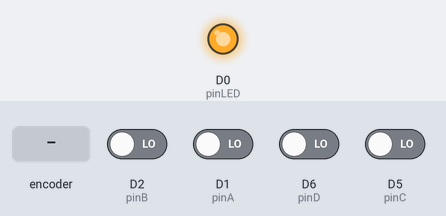
Recording of a sketch running on a simulated ESP8266 (NodeMCU). On the bench: output pins drawn as LEDs (lit = HIGH). Dashed ring = blinking. The test bench sets the inputs (shaded band); at power-on: D1 (pinA), D2 (pinB), D5 (pinC), D6 (pinD) LOW.

Above: at 1.2 s.
1.3 s: rotary encoder on D1 (pinA) / D2 (pinB) turned 3 steps (first pin leading)
At 1.53 s:
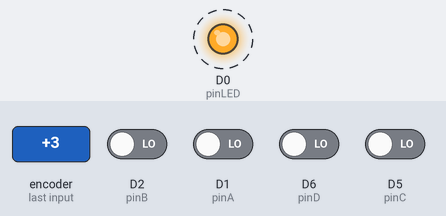
At 3.0 s:
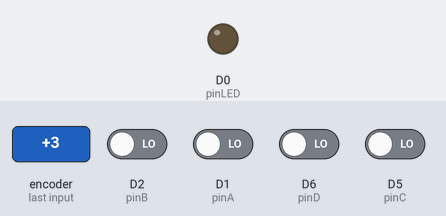
Timing chart, 0 to 4.5 s (numbered marks = the images above; inputs shaded):
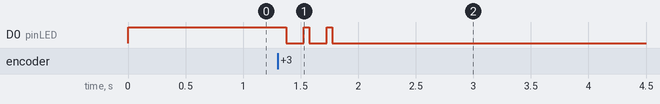

The sketch:

combinationalLogic.ino
```cpp
// Definición de pines de entrada
const int pinA = D1;    //D1
const int pinB = D2;    //D2
const int pinC = D5;    //D5
const int pinD = D6;    //D6

// Definición de pin de salida para el LED
const int pinLED = D0;  //D0

void setup() {
  // Configuración de pines de entrada
  pinMode(pinA, INPUT);
  pinMode(pinB, INPUT);
  pinMode(pinC, INPUT);
  pinMode(pinD, INPUT);

  // Configuración de pin de salida para el LED
  pinMode(pinLED, OUTPUT);
}

void loop() {
  // Lectura de entradas
  int A = digitalRead(pinA);
  int B = digitalRead(pinB);
  int C = digitalRead(pinC);
  int D = digitalRead(pinD);

  // Evaluación de la expresión booleana
  int resultado = evaluarExpresion(A, B, C, D);

  // Encender o apagar el LED basado en el resultado de la expresión
  if( resultado == 0 )
    digitalWrite(pinLED, LOW);
  else
    digitalWrite(pinLED, HIGH);
}

// Función para evaluar la expresión booleana
int evaluarExpresion(int A, int B, int C, int D) {
  // Expresión booleana simplificada: A'B' + B'D' + B'C'
  return (( A && !B ) || ( !B && !D ) || ( !B && !C ));
}
```

Measured:
- after the input at 1.3 s, D0 (pinLED): alternates HIGH for 0.05 s and LOW for 0.15 s, 5 changes in all, then stays LOW, starting after 0.08 s
